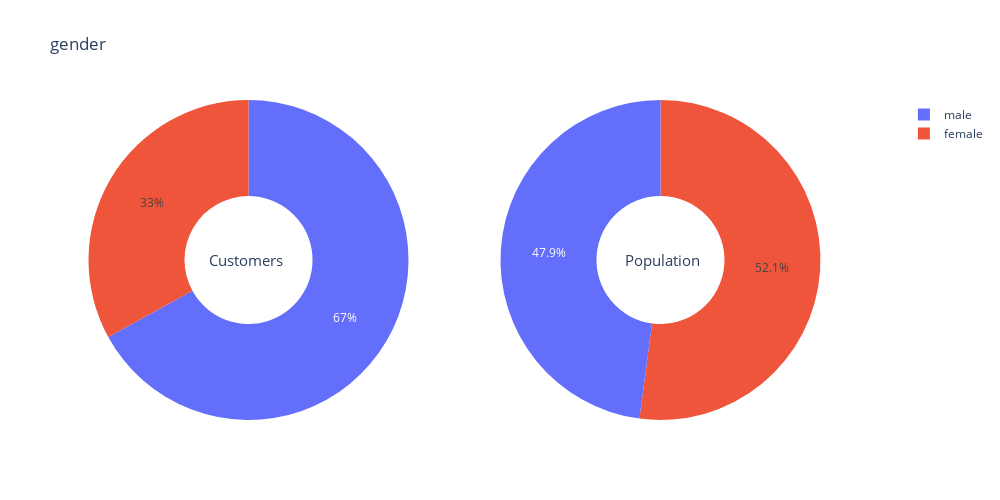
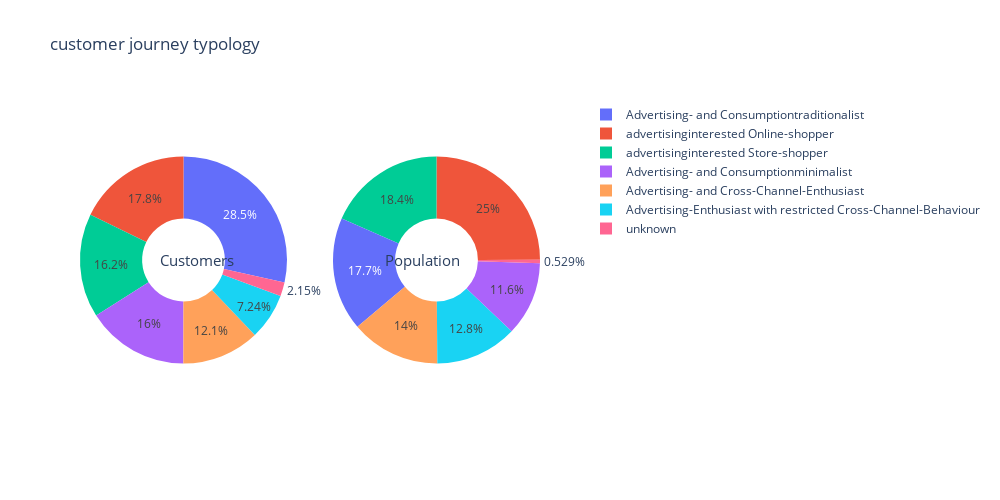
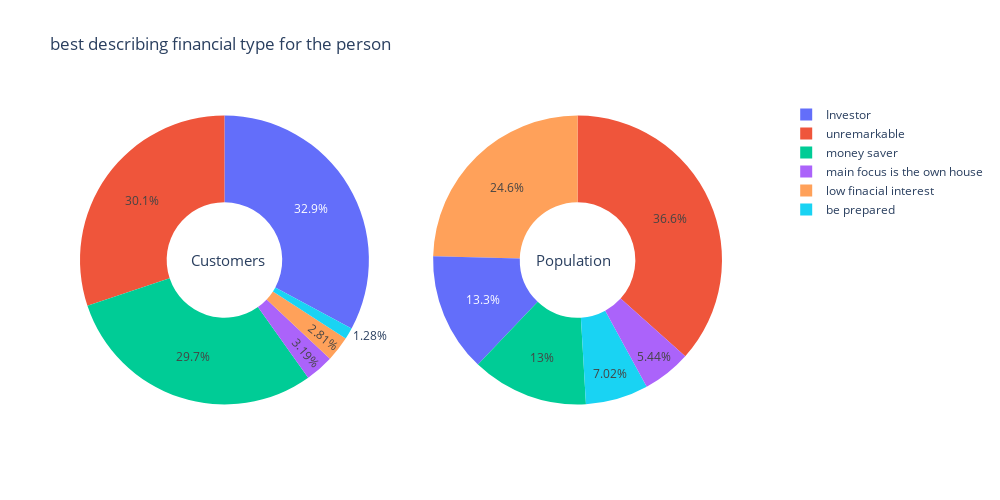
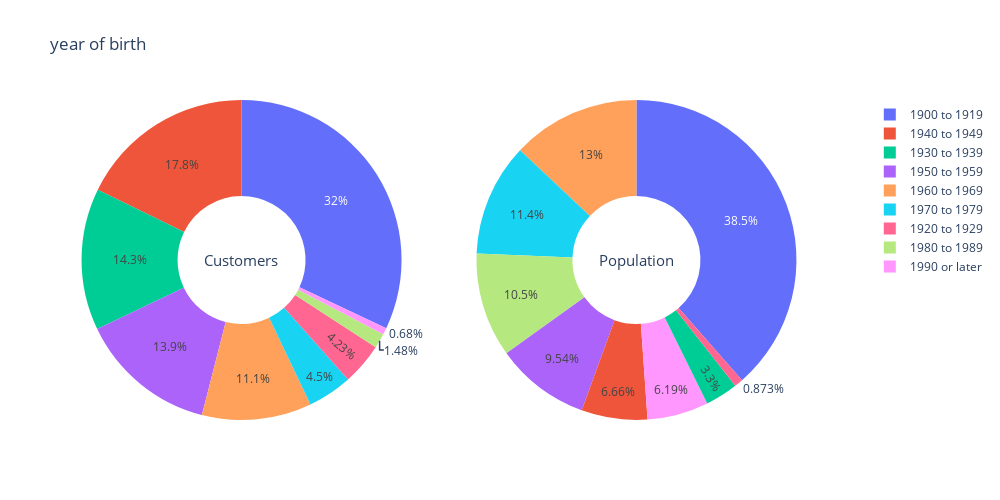

These figures' notebook cell, in order:
### Code cell
for attribute in attrbs_to_keep[:5]:
    print('ATTRIBUTE:',attribute)
    plot_plotly_2_pie(customers, population, attribute)

### Figure 1 — Plotly figure (JSON) as saved in the notebook; plotly's stock layout.template omitted (floating-point values rounded to 4 significant figures)
{"data": [{"domain": {"x": [0, 0.45], "y": [0, 1]}, "hole": 0.4, "hoverinfo": "label+percent+name", "labels": ["male", "female"], "name": "customers", "type": "pie", "values": [94892, 46694]}, {"domain": {"x": [0.55, 1], "y": [0, 1]}, "hole": 0.4, "hoverinfo": "label+percent+name", "labels": ["female", "male"], "name": "population", "type": "pie", "values": [409610, 376597]}], "layout": {"annotations": [{"font": {"size": 15}, "showarrow": false, "text": "Customers", "x": 0.17, "y": 0.5}, {"font": {"size": 15}, "showarrow": false, "text": "Population", "x": 0.83, "y": 0.5}], "height": 500, "legend": {"x": 1.1, "xanchor": "left", "y": 1, "yanchor": "top"}, "title": {"text": "gender"}, "width": 1000}}

### Figure 2 — Plotly figure (JSON) as saved in the notebook; plotly's stock layout.template omitted (floating-point values rounded to 4 significant figures)
{"data": [{"domain": {"x": [0, 0.45], "y": [0, 1]}, "hole": 0.4, "hoverinfo": "label+percent+name", "labels": ["Advertising- and Consumptiontraditionalist", "advertisinginterested Online-shopper", "advertisinginterested Store-shopper", "Advertising- and Consumptionminimalist", "Advertising- and Cross-Channel-Enthusiast", "Advertising-Enthusiast with restricted Cross-Channel-Behaviour ", "unknown"], "name": "customers", "type": "pie", "values": [40357, 25202, 22968, 22587, 17180, 10246, 3046]}, {"domain": {"x": [0.55, 1], "y": [0, 1]}, "hole": 0.4, "hoverinfo": "label+percent+name", "labels": ["advertisinginterested Online-shopper", "advertisinginterested Store-shopper", "Advertising- and Consumptiontraditionalist", "Advertising- and Cross-Channel-Enthusiast", "Advertising-Enthusiast with restricted Cross-Channel-Behaviour ", "Advertising- and Consumptionminimalist", "unknown"], "name": "population", "type": "pie", "values": [196190, 144969, 139307, 109837, 100619, 91129, 4156]}], "layout": {"annotations": [{"font": {"size": 15}, "showarrow": false, "text": "Customers", "x": 0.17, "y": 0.5}, {"font": {"size": 15}, "showarrow": false, "text": "Population", "x": 0.83, "y": 0.5}], "height": 500, "legend": {"x": 1.1, "xanchor": "left", "y": 1, "yanchor": "top"}, "title": {"text": "customer journey typology"}, "width": 1000}}

### Figure 3 — Plotly figure (JSON) as saved in the notebook; plotly's stock layout.template omitted (floating-point values rounded to 4 significant figures)
{"data": [{"domain": {"x": [0, 0.45], "y": [0, 1]}, "hole": 0.4, "hoverinfo": "label+percent+name", "labels": ["Investor", "unremarkable", "money saver", "main focus is the own house", "low finacial interest", "be prepared"], "name": "customers", "type": "pie", "values": [46540, 42661, 42064, 4523, 3984, 1814]}, {"domain": {"x": [0.55, 1], "y": [0, 1]}, "hole": 0.4, "hoverinfo": "label+percent+name", "labels": ["unremarkable", "low finacial interest", "Investor", "money saver", "be prepared", "main focus is the own house"], "name": "population", "type": "pie", "values": [287842, 193275, 104629, 102487, 55194, 42780]}], "layout": {"annotations": [{"font": {"size": 15}, "showarrow": false, "text": "Customers", "x": 0.17, "y": 0.5}, {"font": {"size": 15}, "showarrow": false, "text": "Population", "x": 0.83, "y": 0.5}], "height": 500, "legend": {"x": 1.1, "xanchor": "left", "y": 1, "yanchor": "top"}, "title": {"text": "best describing financial type for the person"}, "width": 1000}}

### Figure 4 — Plotly figure (JSON) as saved in the notebook; plotly's stock layout.template omitted (floating-point values rounded to 4 significant figures)
{"data": [{"domain": {"x": [0, 0.45], "y": [0, 1]}, "hole": 0.4, "hoverinfo": "label+percent+name", "labels": ["1900 to 1919", "1940 to 1949", "1930 to 1939", "1950 to 1959", "1960 to 1969", "1970 to 1979", "1920 to 1929", "1980 to 1989", "1990 or later"], "name": "customers", "type": "pie", "values": [45325, 25145, 20315, 19692, 15676, 6376, 5995, 2099, 963]}, {"domain": {"x": [0.55, 1], "y": [0, 1]}, "hole": 0.4, "hoverinfo": "label+percent+name", "labels": ["1900 to 1919", "1960 to 1969", "1970 to 1979", "1980 to 1989", "1950 to 1959", "1940 to 1949", "1990 or later", "1930 to 1939", "1920 to 1929"], "name": "population", "type": "pie", "values": [302935, 101961, 89552, 82940, 74984, 52361, 48666, 25947, 6861]}], "layout": {"annotations": [{"font": {"size": 15}, "showarrow": false, "text": "Customers", "x": 0.17, "y": 0.5}, {"font": {"size": 15}, "showarrow": false, "text": "Population", "x": 0.83, "y": 0.5}], "height": 500, "legend": {"x": 1.1, "xanchor": "left", "y": 1, "yanchor": "top"}, "title": {"text": "year of birth"}, "width": 1000}}
